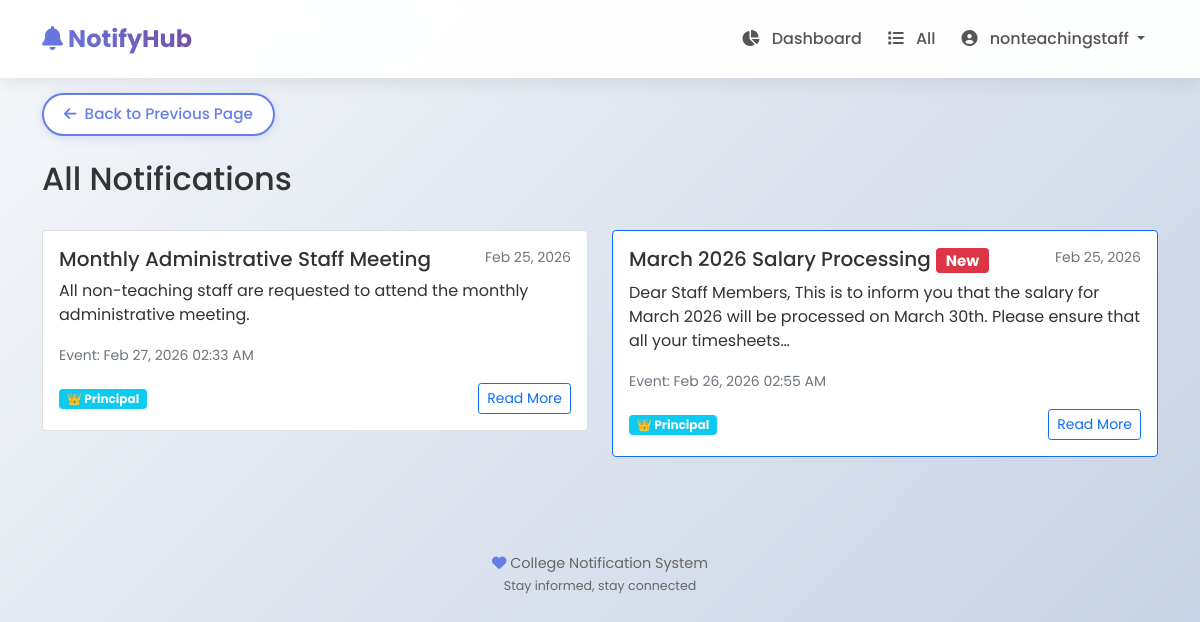
The page /notifications/ (signed in) on the database its author committed.
### accounts/models.py (models this page shows, shortened)
class User(AbstractUser):
    ROLE_CHOICES = (
        ('principal', '👑 Principal'),
        ('teacher', '👩‍🏫 Teacher'),
        ('staff', '🧑‍💼 Non-Teaching Staff'),
        ('student', '👨‍🎓 Student'),
    )
    role = models.CharField(max_length=20, choices=ROLE_CHOICES, default='student')
    @property
    def can_send_notifications(self):
        return self.role in ['principal', 'teacher']

### notifications/models.py (models this page shows, shortened)
class Notification(models.Model):
    CATEGORY_CHOICES = (
        ('academic', '📚 Academic'),
        ('exam', '📝 Examination'),
        ('event', '🎉 Event'),
        ('holiday', '🏖️ Holiday'),
        ('urgent', '⚠️ Urgent'),
        ('general', '📢 General'),
    )
    title = models.CharField(max_length=200)
    message = models.TextField()
    sender = models.ForeignKey(
        settings.AUTH_USER_MODEL,
        on_delete=models.CASCADE,
        related_name='sent_notifications'
    )
    is_draft = models.BooleanField(default=False)
    event_date = models.DateTimeField(null=True, blank=True)
    created_at = models.DateTimeField(auto_now_add=True)
    updated_at = models.DateTimeField(auto_now=True)
    category = models.CharField(
        max_length=20,
        choices=CATEGORY_CHOICES,
        default='general'
    )
    send_to_students = models.BooleanField(default=True)
    send_to_teachers = models.BooleanField(default=False)
    send_to_staff = models.BooleanField(default=False)
    class Meta:
        ordering = ['-created_at']

### notifications/views.py (the view)
# urls.py: path('', views.notification_list, name='notification_list'),
@login_required
def notification_list(request):
    if request.user.role in ['principal', 'teacher']:
        notifications = Notification.objects.filter(
            sender=request.user,
            is_draft=False
        ).order_by('-created_at')
        return render(request, 'notifications/sent_list.html', {
            'notifications': notifications
        })
    elif request.user.role == 'staff':
        staff_notifications = Notification.objects.filter(
            is_draft=False,
            send_to_staff=True
        ).order_by('-created_at')
        notifications_with_status = []
        for notification in staff_notifications:
            read_status, created = ReadStatus.objects.get_or_create(
                user=request.user,
                notification=notification
            )
            notifications_with_status.append({
                'notification': notification,
                'is_read': read_status.is_read,
                'read_at': read_status.read_at,
                'reminder_time': read_status.reminder_time
            })
        return render(request, 'notifications/notification_list.html', {
            'notifications': notifications_with_status
        })
    else:
        return render(request, 'notifications/notification_list.html', {
            'notifications': []
        })

### templates/notifications/notification_list.html (shortened to what this page needs)
{% extends 'base.html' %}
{% block content %}
<div class="row mb-4">
    <div class="col">
        <h2>
            {% if user.role in 'principal,teacher' %}
                Sent Notifications
            {% else %}
                All Notifications
            {% endif %}
        </h2>
    </div>
</div>
<div class="row">
    {% for item in notifications %}
    <div class="col-md-6 mb-3">
        <div class="card {% if not item.is_read %}border-primary{% endif %}">
            <div class="card-body">
                <div class="d-flex justify-content-between align-items-start">
                    <h5 class="card-title">
                        {% if user.role in 'student,staff' %}
                            {{ item.notification.title }}
                            {% if not item.is_read %}
                                <span class="badge bg-danger">New</span>
                            {% endif %}
                        {% else %}
                            {{ item.title }}
                        {% endif %}
                    </h5>
                    <small class="text-muted">
                        {% if user.role in 'student,staff' %}
                            {{ item.notification.created_at|date:"M d, Y" }}
                        {% else %}
                            {{ item.created_at|date:"M d, Y" }}
                        {% endif %}
                    </small>
                </div>
                <p class="card-text">
                    {% if user.role in 'student,staff' %}
                        {{ item.notification.message|truncatechars:150 }}
                    {% else %}
                        {{ item.message|truncatechars:150 }}
                    {% endif %}
                </p>
                {% if user.role in 'student,staff' %}
                    {% if item.notification.event_date %}
                    <p class="card-text">
                        <small class="text-muted">
                            Event: {{ item.notification.event_date|date:"M d, Y h:i A" }}
                        </small>
                    </p>
                    {% endif %}
                    <div class="d-flex justify-content-between align-items-center">
                        <span class="badge bg-info">{{ item.notification.sender.get_role_display }}</span>
                        <div>
                            <a href="{% url 'notification_detail' item.notification.id %}" class="btn btn-sm btn-outline-primary">
                                Read More
                            </a>
                        </div>
                    </div>
                {% endif %}
            </div>
        </div>
    </div>
    {% endfor %}
</div>
{% endblock %}

### templates/base.html (shortened to what this page needs)
<!DOCTYPE html>
<html lang="en">
<head>
    <link href="https://cdn.jsdelivr.net/npm/bootstrap@5.1.3/dist/css/bootstrap.min.css" rel="stylesheet">
    <link rel="stylesheet" href="https://cdnjs.cloudflare.com/ajax/libs/font-awesome/6.0.0/css/all.min.css">
    <link rel="stylesheet" href="https://cdnjs.cloudflare.com/ajax/libs/animate.css/4.1.1/animate.min.css"/>
    {% load static %}
</head>
<body>
    <nav class="navbar navbar-expand-lg navbar-modern">
        <div class="container">
            <a class="navbar-brand" href="{% url 'dashboard' %}">
                <i class="fas fa-bell"></i> NotifyHub
            </a>
            <div class="collapse navbar-collapse" id="navbarNav">
                {% if user.is_authenticated %}
                <ul class="navbar-nav ms-auto">
                    <li class="nav-item">
                        <a class="nav-link" href="{% url 'dashboard' %}">
                            <i class="fas fa-chart-pie"></i> Dashboard
                        </a>
                    </li>
                    <li class="nav-item">
                        <a class="nav-link" href="{% url 'notification_list' %}">
                            <i class="fas fa-list"></i> All
                        </a>
                    </li>
                    <li class="nav-item dropdown">
                        <a class="nav-link dropdown-toggle" href="#" id="userDropdown" role="button" data-bs-toggle="dropdown">
                            <i class="fas fa-user-circle"></i> {{ user.username }}
                        </a>
                    </li>
                </ul>
                {% endif %}
            </div>
        </div>
    </nav>
    {% if request.path != '/' and request.path != '/accounts/login/' %}
    <div class="container back-button-container">
        <button onclick="history.back()" class="back-btn">
            <i class="fas fa-arrow-left"></i> Back to Previous Page
        </button>
    </div>
    {% endif %}
    <div class="container mt-4">
        {% block content %}
        {% endblock %}
    </div>
    <footer class="footer-modern">
        <p>
            <i class="fas fa-heart"></i> College Notification System
            <br>
            <small>Stay informed, stay connected</small>
        </p>
    </footer>
</body>
</html>

### templates/base.html (style rules this page uses)
* { margin: 0; padding: 0; box-sizing: border-box; }
body { font-family: 'Poppins', sans-serif; background: linear-gradient(135deg, #f5f7fa 0%, #c3cfe2 100%); min-height: 100vh; color: #333; }
.navbar-modern { background: rgba(255, 255, 255, 0.95); backdrop-filter: blur(10px); box-shadow: 0 2px 20px rgba(0, 0, 0, 0.1); padding: 1rem 0; }
.navbar-brand { font-weight: 700; font-size: 1.5rem; background: linear-gradient(45deg, #667eea, #764ba2); -webkit-background-clip: text; -webkit-text-fill-color: transparent; }
.nav-link { font-weight: 500; color: #555; margin: 0 5px; padding: 0.5rem 1rem; border-radius: 10px; transition: all 0.3s ease; }
.nav-link i { margin-right: 8px; }
.footer-modern { text-align: center; padding: 30px 0; margin-top: 50px; color: #666; font-size: 0.9rem; }
.footer-modern i { color: #667eea; animation: heartBeat 1.5s infinite; }
.back-button-container { margin-top: 15px; margin-bottom: 5px; }
.back-btn { display: inline-flex; align-items: center; padding: 8px 20px; background: white; color: #667eea; border: 2px solid #667eea; border-radius: 50px; font-weight: 500; transition: all 0.3s ease; cursor: pointer; box-shadow: 0 2px 10px rgba(102, 126, 234, 0.2); text-decoration: none; font-size: 0.95rem; }
.back-btn i { margin-right: 8px; font-size: 0.9rem; }

### rows shown on the page
User: username "nonteachingstaff"
Notification: notification "Monthly Administrative Staff Meeting", notification.created_at "Feb 25, 2026", notification.message "All non-teaching staff are requested to attend the monthly administrative meeting.", notification.event_date "Feb 27, 2026 02:33 AM", notification.sender.role "👑 Principal"
Notification: notification "March 2026 Salary Processing", shows "New", notification.created_at "Feb 25, 2026", notification.message "Dear Staff Members, This is to inform you that the salary for March 2026 will be processed on March 30th. Please ensure that all your timesheets…", notification.event_date "Feb 26, 2026 02:55 AM", notification.sender.role "👑 Principal"
